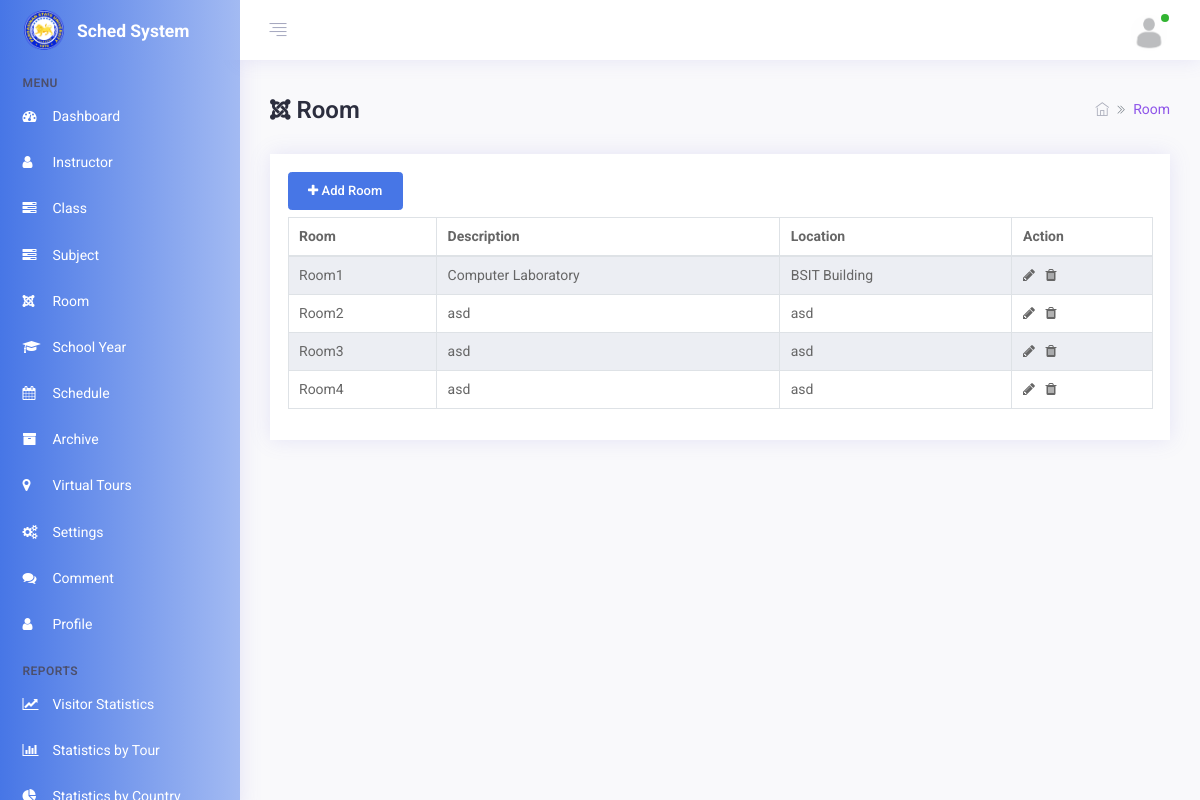
/administrator/admin/room.php (signed in), run on the app's committed database.
### tables this page shows
CREATE TABLE `room` (
  `roomid` int(255) NOT NULL,
  `room_name` varchar(255) NOT NULL,
  `description` varchar(255) NOT NULL,
  `location` varchar(255) NOT NULL,
  `department` varchar(255) NOT NULL
);

### administrator/admin/room.php (the view, shortened to what this page needs)
<?php include 'includes/header.php'?>
<?php include 'includes/connect.php'?>
<!DOCTYPE html>
<html lang="en">
    <body>
        <div class="app">
            <div class="app-wrap">
                <?php include 'includes/topbar.php'?>
                <div class="app-container">
                <?php include 'includes/sidebar.php'?>
                    <div class="app-main" id="main">
                        <div class="container-fluid">
                            <div class="row">
                                <div class="col-md-12 m-b-30">
                                    <div class="d-block d-sm-flex flex-nowrap align-items-center">
                                        <div class="page-title mb-2 mb-sm-0">
                                            <h1><i class="fa fa-joomla"></i> Room</h1>
                                        </div>
                                        <div class="ml-auto d-flex align-items-center">
                                            <nav>
                                                <ol class="breadcrumb p-0 m-b-0">
                                                    <li class="breadcrumb-item">
                                                        <a href="index.php"><i class="ti ti-home"></i></a>
                                                    </li>
                                                    <li class="breadcrumb-item active text-primary" aria-current="page">Room</li>
                                                </ol>
                                            </nav>
                                        </div>
                                    </div>
                                </div>
                            </div>
                            <div class="row">
                                <div class="col-lg-12">
                                    <div class="card card-statistics">
                                        <div class="card-body"><button class="btn btn-primary mb-2" data-toggle="modal" data-target="#addRoom"><i class="fa fa-plus"></i> Add Room</button>
                                            <div class="datatable-wrapper table-responsive">
                                                <table id="datatable2" class="display compact table table-striped table-bordered" style="font-size:1rem;color:#666;">
                                                    <thead>
                                                        <tr>
                                                            <th>Room</th>
                                                            <th>Description</th>
                                                            <th>Location</th>
                                                            <th>Action</th>
                                                        </tr>
                                                    </thead>
                                                    <tbody>
                                                        <?php
                                                            $query = mysqli_query($con,"select * from room")
                                                            or die("Cannot Connect to Database".mysqli_connect_error());
                                                            while ($row = mysqli_fetch_array($query))
                                                            {
                                                                $id = $row['roomid'];
                                                        ?>
                                                        <tr>
                                                            <td><?php echo $row['room_name']; ?></td>
                                                            <td><?php echo $row['description']; ?></td>
                                                            <td><?php echo $row['location']; ?></td>
                                                            <td><a href="edit_room.php<?php echo '?id=' . $id; ?>" class="mr-2"><i class="fa fa-pencil" data-toggle="tooltip" data-placement="top" title="" data-original-title="Edit"></i></a>
                                                                <a href="#delete_room<?php echo $id; ?>" role="button"  data-target = "#delete_room<?php echo $id;?>"data-toggle="modal"><i class="fa fa-trash" data-toggle="tooltip" data-placement="top" title="" data-original-title="Delete"></i></a></td>
                                                        </tr>
                                                        <?php
                                                            }
                                                        ?>
                                                    </tbody>
                                                </table>
                                            </div>
                                        </div>
                                    </div>
                                </div>
                            </div>
                        </div>
                    </div>
                </div>
            </div>
        </div>
    </body>
</html>

### administrator/admin/includes/header.php (shortened to what this page needs)
<head>
    <link rel="stylesheet" type="text/css" href="../assets/css/vendors.css" />
    <link rel="stylesheet" type="text/css" href="../assets/css/style.css" />
    <link rel="stylesheet" type="text/css" href="../assets/css/modified.css" />
</head>

### administrator/admin/includes/topbar.php (shortened to what this page needs)
<header class="app-header top-bar ">
    <nav class="navbar navbar-expand-md ">
        <div class="navbar-header d-flex align-items-center bg-gradient">
            <a class="navbar-brand" href="index.php">
                <img src="../assets/img/Pangasinan_State_University_logo.png" style="height:40px; margin:2px;" alt="logo" />
                <div style="position:absolute;left:77px;top:18px;">Sched System</div>
            </a>
        </div>
        <div class="collapse navbar-collapse" id="navbarSupportedContent">
            <div class="navigation d-flex">
                <ul class="navbar-nav nav-left">
                    <li class="nav-item">
                        <a href="javascript:void(0)" class="nav-link sidebar-toggle">
                            <i class="ti ti-align-right"></i>
                        </a>
                    </li>
                    <li class="nav-item full-screen d-none d-lg-block" id="btnFullscreen">
                        <a href="javascript:void(0)" class="nav-link expand">
                        </a>
                    </li>
                </ul>
                <ul class="navbar-nav nav-right ml-auto">
                    <li class="nav-item dropdown user-profile">
                        <a href="javascript:void(0)" class="nav-link dropdown-toggle " id="navbarDropdown4" role="button" data-toggle="dropdown" aria-haspopup="true" aria-expanded="false">
                            <img src="../assets/img/avtar/np.jpg" alt="avtar-img">
                            <span class="bg-success user-status"></span>
                        </a>
                    </li>
                </ul>
            </div>
        </div>
    </nav>
</header>

### administrator/admin/includes/sidebar.php
<aside class="app-navbar">
    <div class="sidebar-nav bg-gradient scrollbar scroll_light">
        <ul class="metismenu " id="sidebarNav">
            <li class="nav-static-title">Menu</li>
            <li><a href="index.php" aria-expanded="false"><i class="fa fa-dashboard"></i><span class="nav-title">Dashboard</span></a> </li>
            <li><a href="teachers.php" aria-expanded="false"><i class="fa fa-user"></i><span class="nav-title">Instructor</span></a> </li>
            <li><a href="class.php" aria-expanded="false"><i class="fa fa-tasks"></i><span class="nav-title">Class</span></a> </li>
            <li><a href="subject.php" aria-expanded="false"><i class="fa fa-tasks"></i><span class="nav-title">Subject</span></a> </li>
            <li><a href="room.php" aria-expanded="false"><i class="fa fa-joomla"></i><span class="nav-title">Room</span></a> </li>
            <li><a href="school_year.php" aria-expanded="false"><i class="fa fa-graduation-cap"></i><span class="nav-title">School Year</span></a> </li>
            <li><a href="schedule.php" aria-expanded="false"><i class="fa fa-calendar"></i><span class="nav-title">Schedule</span></a> </li>
            <li><a href="archive.php" aria-expanded="false"><i class="fa fa-archive"></i><span class="nav-title">Archive</span></a> </li>
            <li><a href="virtual-tour.php" aria-expanded="false"><i class="fa fa-map-marker"></i><span class="nav-title">Virtual Tours</span></a> </li>
            <li><a href="settings.php" aria-expanded="false"><i class="fa fa-cogs"></i><span class="nav-title">Settings</span></a> </li>
            <li><a href="comment.php" aria-expanded="false"><i class="fa fa-comments"></i><span class="nav-title">Comment</span></a> </li>
            <li><a href="profile.php" aria-expanded="false"><i class="fa fa-user"></i><span class="nav-title">Profile</span></a> </li>
            <li class="nav-static-title">Reports</li>
            <li><a href="statistics-report.php" aria-expanded="false"><i class="fa fa-line-chart"></i><span class="nav-title">Visitor Statistics</span></a> </li>
            <li><a href="tour-report.php" aria-expanded="false"><i class="fa fa-bar-chart"></i><span class="nav-title">Statistics by Tour</span></a> </li>
            <li><a href="country-report.php" aria-expanded="false"><i class="fa fa-pie-chart"></i><span class="nav-title">Statistics by Country</span></a> </li>
        </ul>
    </div>
</aside>

### administrator/admin/includes/header.php (style rules this page uses)
.sidebar-nav ul li a { color:#fff !important; }
.sidebar-nav ul li i { color:#fff !important; }

### data on the page
room: room_name "Room1", description "Computer Laboratory", location "BSIT Building"
room: room_name "Room2", description "asd", location "asd"
room: room_name "Room3", description "asd", location "asd"
room: room_name "Room4", description "asd", location "asd"
